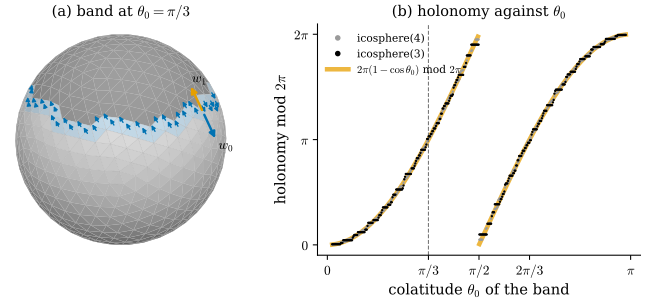

The Python source for this figure:
"""Figure 45.3.3: Levi-Civita holonomy around a latitude band of the icosphere (Section 45.3, Example 45.3.13).

Mesh: dgmesh.icosphere(3) (642 vertices on the unit sphere, outward faces). For a colatitude theta_0, S is the set of
vertices with colatitude < theta_0 and c* = -d0 1_S is the boundary of the union of their dual cells: a dual cycle
through the band of faces that have vertices on both sides, traversed with S on the left (longitude increasing).
(a) theta_0 = pi/3, seen from elev 25, azim -60 (back faces culled): the faces with all three vertices in S gray, the
    band light blue; a unit vector started in one band face (at the meridian v = 0, pointing south) and carried once
    around the band by psi -> psi +- rho_e (blue arrows on the front band faces, 0.12 long); in the start face the
    vector w_0 (blue, thick) and the returned vector w_1 (orange, thick).
(b) the holonomy c*.rho mod 2 pi (in [0, 2 pi)) against theta_0 for 400 values of theta_0 in (0.05, pi - 0.05):
    icosphere(3) (black dots) and icosphere(4) (gray dots), and the smooth value 2 pi (1 - cos theta_0) mod 2 pi
    (Example 0.5.7; orange, wide); vertical gray dashed line theta_0 = pi/3.
Self-checks: on both meshes and for every theta_0, c*.rho = sum_{i in S} delta_i mod 2 pi (to 1e-10) (Corollary
45.3.12); the transported vector returns rotated by that angle; at theta_0 = pi/3 on icosphere(3) the holonomy is
within 0.03 of pi.
Interactive version: (a) with all band faces.

Run from the project root: PYTHONPATH=tools python3 chapters/45-vector-field-design/figures/fig-45-3-3-icosphere-band.py
"""

import pathlib
import sys

import dgdec as dd
import dgmesh as dm
import dgfig

dgfig.setup()
import matplotlib.pyplot as plt  # noqa: E402
import numpy as np  # noqa: E402
from matplotlib.collections import PolyCollection  # noqa: E402

sys.path.insert(0, str(pathlib.Path(__file__).resolve().parents[1] / "lib"))
import ch45  # noqa: E402

col = dgfig.COLORS
TWO_PI = 2 * np.pi


def band_data(level):
    V, F = dm.icosphere(level)
    D0 = dd.d0(F, len(V))
    rho = ch45.transport_angles(V, F)
    delta = dm.angle_defect(V, F)
    th = np.arccos(np.clip(V[:, 2], -1, 1))
    return V, F, D0, rho, delta, th


ths = np.linspace(0.05, np.pi - 0.05, 400)
curves = {}
for level in (3, 4):
    V, F, D0, rho, delta, th = band_data(level)
    hol, sd = [], []
    for t0 in ths:
        S = (th < t0).astype(float)
        cs = -(D0 @ S)
        hol.append(np.mod(cs @ rho, TWO_PI))
        sd.append(np.mod(delta @ S, TWO_PI))
    hol, sd = np.array(hol), np.array(sd)
    d = np.abs(ch45.wrap(hol - sd))
    assert d.max() < 1e-10, d.max()
    curves[level] = hol

V, F, D0, rho, delta, th = band_data(3)
t0 = np.pi / 3
S = (th < t0).astype(float)
cs = -(D0 @ S)
E, left, right = ch45.left_right_faces(F)
band_edges = np.where(cs != 0)[0]
# order the band: from face to face across the dual edges of the cycle, in the direction of c*
nxt = {}
for e in band_edges:
    a, b = (right[e], left[e]) if cs[e] > 0 else (left[e], right[e])
    nxt[int(a)] = (int(b), int(e), 1.0 if cs[e] > 0 else -1.0)
cen = V[F].mean(1)
start = min(nxt, key=lambda f: (abs(np.arctan2(cen[f, 1], cen[f, 0])) + 0.0 * cen[f, 2]))
r, b, N = ch45.face_frames3(V, F)
south = ch45.unit(np.array([0, 0, -1.0]) - (np.array([0, 0, -1.0]) @ N[start]) * N[start])
psi0 = np.arctan2(south @ b[start], south @ r[start])
seq, psis, f, p = [start], [psi0], start, psi0
while True:
    g, e, sg = nxt[f]
    p = p + sg * rho[e]
    if g == start:
        break
    seq.append(g)
    psis.append(p)
    f = g
turn = np.mod(p - psi0, TWO_PI)
assert abs(ch45.wrap(turn - np.mod(cs @ rho, TWO_PI))) < 1e-10 and len(seq) == len(band_edges)
assert abs(turn - np.pi) < 0.03
print(f"icosphere(3), theta_0 = pi/3: {len(seq)} band faces, holonomy {turn:.4f} (pi = {np.pi:.4f}), "
      f"sum of delta over S = {np.mod(delta @ S, TWO_PI):.4f}")

cam = dm.Ortho(elev=25, azim=-60)
Nf = dm.face_normals(V, F)
vis = Nf @ cam.view > 0
order = np.argsort(cam.depth(cen))
order = order[vis[order]]
inside = S[F].min(1) > 0
inband = np.zeros(len(F), bool)
inband[seq] = True
light = np.clip(0.6 + 0.4 * (Nf @ ch45.unit(np.array([0.3, -0.4, 0.9]))), 0.35, 1.0)
base = np.where(inside[:, None], np.array([0.62, 0.62, 0.62]), np.where(inband[:, None], np.array([0.81, 0.90, 0.96]),
                                                                          np.array([0.92, 0.92, 0.92])))
fc = np.concatenate([base * light[:, None], np.ones((len(F), 1))], 1)
fig, (axa, axb) = plt.subplots(1, 2, figsize=(7.0, 3.3), gridspec_kw={"width_ratios": [0.9, 1.1]})
axa.add_collection(PolyCollection(cam(V[F[order]]), facecolors=fc[order], edgecolors="#A8A8A8", linewidths=0.15))


def arrow(ax, p, q, color, lw=1.0, z=5, ms=6):
    ax.annotate("", xy=q, xytext=p, arrowprops=dict(arrowstyle="-|>", color=color, lw=lw, mutation_scale=ms), zorder=z)


for f, ps in zip(seq, psis):
    if Nf[f] @ cam.view > 0.2 and f != start:
        w = np.cos(ps) * r[f] + np.sin(ps) * b[f]
        arrow(axa, cam(cen[f]), cam(cen[f] + 0.12 * w), col["tangent"])
w0 = np.cos(psi0) * r[start] + np.sin(psi0) * b[start]
w1 = np.cos(p) * r[start] + np.sin(p) * b[start]
arrow(axa, cam(cen[start]), cam(cen[start] + 0.3 * w0), col["tangent"], 1.8, ms=9)
arrow(axa, cam(cen[start]), cam(cen[start] + 0.3 * w1), col["accent"], 1.8, ms=9)
axa.text(*(cam(cen[start] + 0.3 * w0) + [0.02, -0.08]), r"$w_0$", fontsize=10)
axa.text(*(cam(cen[start] + 0.3 * w1) + [0.02, 0.02]), r"$w_1$", fontsize=10)
axa.set_aspect("equal")
axa.autoscale_view()
axa.set_axis_off()
axa.set_title(r"(a) band at $\theta_0 = \pi/3$", fontsize=11)
axb.plot(ths, curves[4], ".", color="#9A9A9A", ms=1.6, zorder=2, label="icosphere(4)")
axb.plot(ths, curves[3], ".", color=col["main"], ms=1.6, zorder=3, label="icosphere(3)")
sm = np.mod(TWO_PI * (1 - np.cos(ths)), TWO_PI)
jump = np.where(np.abs(np.diff(sm)) > np.pi)[0]
sm_plot = sm.copy().astype(float)
sm_plot[jump] = np.nan
axb.plot(ths, sm_plot, color=col["accent"], lw=3.4, alpha=0.75, zorder=1, label=r"$2\pi(1 - \cos\theta_0)$ mod $2\pi$")
axb.axvline(np.pi / 3, color=col["aux"], lw=0.8, ls="--")
axb.set_xticks([0, np.pi / 3, np.pi / 2, 2 * np.pi / 3, np.pi])
axb.set_xticklabels([r"$0$", r"$\pi/3$", r"$\pi/2$", r"$2\pi/3$", r"$\pi$"])
axb.set_yticks([0, np.pi, TWO_PI])
axb.set_yticklabels([r"$0$", r"$\pi$", r"$2\pi$"])
axb.set_xlabel(r"colatitude $\theta_0$ of the band")
axb.set_ylabel("holonomy mod $2\\pi$")
axb.legend(fontsize=8, loc="upper left", frameon=False, markerscale=4)
axb.set_title("(b) holonomy against $\\theta_0$", fontsize=11)
axb.spines[["top", "right"]].set_visible(False)
fig.subplots_adjust(left=0.01, right=0.98, top=0.9, bottom=0.17, wspace=0.22)
dgfig.save(fig, __file__)

traces = [dm.plotly_mesh(V, F, color="#E0E0E0", name="icosphere(3)"), dm.plotly_edges(V, F, color="#A8A8A8", width=0.6)]
W = np.array([np.cos(ps) * r[f] + np.sin(ps) * b[f] for f, ps in zip(seq, psis)])
traces += dm.plotly_arrows(cen[seq] * 1.01, 0.12 * W, color=col["tangent"], width=4, cone=0.03, name="transport")
traces += dm.plotly_arrows(cen[[start]] * 1.01, 0.3 * w1[None], color=col["accent"], width=6, cone=0.05, name="returned")
dm.plotly_save(traces, __file__, "icosphere(3): a vector carried once around the band at colatitude pi/3 "
               "(orange: returned vector, holonomy close to pi)", "fig-45-3-3")
